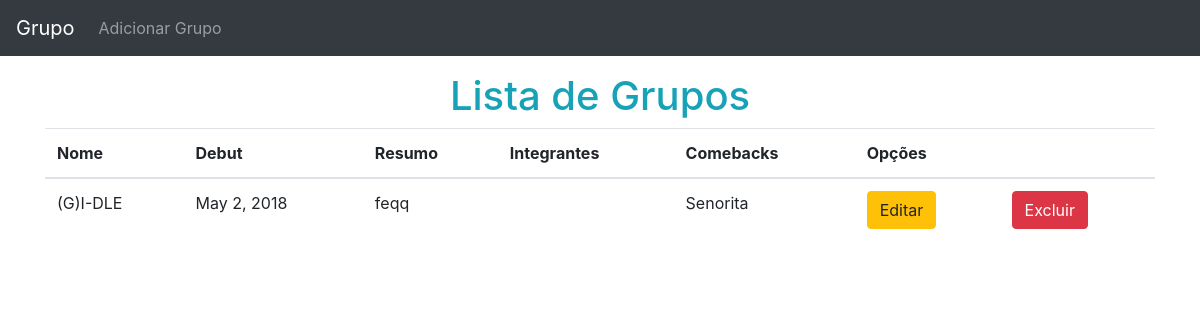
The app's page /grupos, older data.
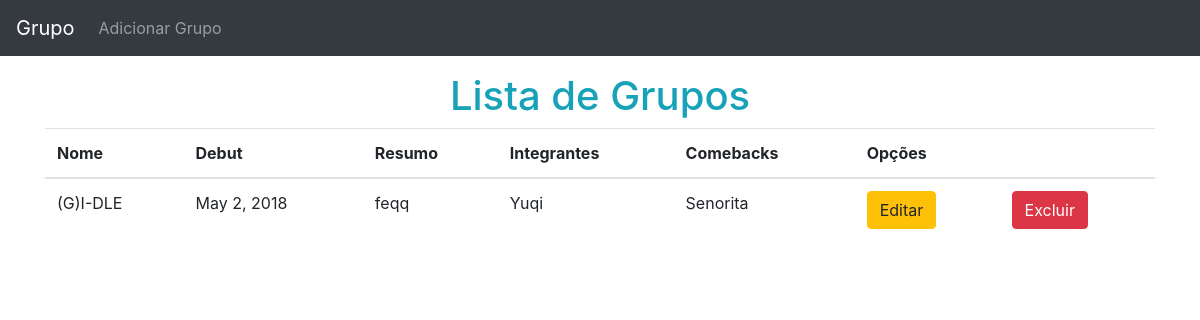
The same page, newer data.
### grupos/models.py (models this page shows, shortened)
class Grupo(models.Model):
    nome = models.CharField("Nome do Grupo", max_length=100, unique=True)
    debut = models.DateField("Debut do Grupo")
    resumo = models.TextField("Resumo do Grupo")
    imagem = models.ImageField("Foto do Grupo")
    def __str__(self):
        return self.nome

class Comeback(models.Model):
    nome = models.CharField("Nome da Música", max_length = 100, unique=True)
    grupo = models.ForeignKey(Grupo, verbose_name="Grupo do Artista", on_delete=models.CASCADE)
    data = models.DateField("Data do Música")
    views = models.PositiveIntegerField("Número de Views")
    likes = models.PositiveIntegerField("Número de Likes")
    deslikes = models.PositiveIntegerField("Número de Deslikes")

class Artista(models.Model):
    nome = models.CharField("Nome do Artista", max_length=100, unique=True)
    grupo = models.ForeignKey(Grupo, verbose_name="Grupo do Artista", on_delete=models.CASCADE)
    idade = models.PositiveIntegerField("Idade do Artista")
    GENDER_CHOICES = ((u'M', u'Masculino'),
                      (u'F', u'Feminino'),)
    genero = models.CharField(max_length=2, verbose_name="Gênero do Artista", choices=GENDER_CHOICES)
    pais = models.CharField("País do Artista", max_length=100)
    imagem = models.ImageField("Foto do Artista")

### grupos/views.py (the view)
# urls.py: path('grupos', listaDeGrupos)
def listaDeGrupos(request):
    grupos = Grupo.objects.all()
    return render(request, "grupos/listaDeGrupos.html", {'grupos':grupos})

### templates/grupos/listaDeGrupos.html
{% extends 'base.html' %}
{% block content %}
<div class="container">
    <div class="text-center">
        <h1 class = "text-info">Lista de Grupos</h1>
    </div>
    <table class="table table-head">
        <thead>
            <tr>
                <th>Nome</th>
                <th>Debut</th>
                <th>Resumo</th>
                <th>Integrantes</th>
                <th>Comebacks</th>
                <th>Opções</th>
                <th></th>
            </tr>
        </thead>
        <tbody>
            {% for grupo in grupos %}
                <tr>
                    <td>{{ grupo.nome }}</td>
                    <td>{{ grupo.debut }}</td>
                    <td>{{ grupo.resumo }}</td>
                    <td>
                        {% for artista in grupo.artista_set.all %}
                            {{ artista.nome }}
                        {% endfor %}
                    </td>
                    <td>
                        {% for comeback in grupo.comeback_set.all %}
                            {{ comeback.nome }}
                        {% endfor %}
                    </td>
                    <td><a href="#" class="btn btn-warning">Editar</a></td>
                    <td><a href="#" class="btn btn-danger">Excluir</a></td>
                </tr>
            {% endfor %}
        </tbody>
    </table>
</div>
{% endblock content %}

Row changes from the older to the newer data that the page shows:
added Artista: nome "Yuqi"
